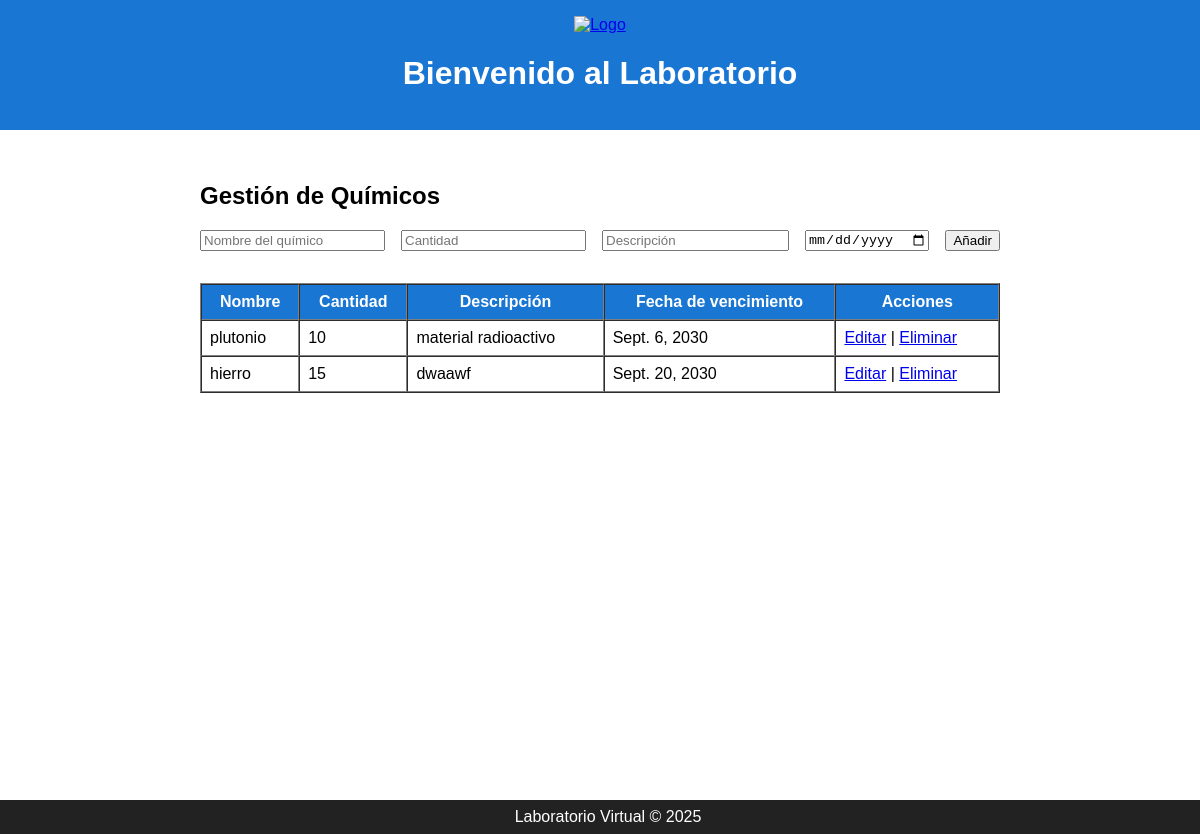
The page /materiales/ (signed in) on the database its author committed.
### core/models.py (models this page shows, shortened)
class Quimico(models.Model):
    nombre = models.CharField(max_length=100)
    cantidad = models.PositiveIntegerField()
    descripcion = models.TextField(blank=True)
    fecha_registro = models.DateTimeField(auto_now_add=True)
    fecha_vencimiento = models.DateField(null=True, blank=True)

### core/views.py (the view, shortened to what this page needs)
# urls.py: path('materiales/', views.materiales_view, name='materiales'),
@login_required
def materiales_view(request):
    if not hasattr(request.user, 'profile') or request.user.profile.role != 'aprendiz':
        return redirect('/')
    quimicos = Quimico.objects.all()
    return render(request, 'materiales.html', {'quimicos': quimicos})

### core/templates/materiales.html (shortened to what this page needs)
{% extends "base.html" %}
{% block content %}
<div style="max-width:800px;margin:auto;">
    <h2>Gestión de Químicos</h2>
    <form method="post" style="margin-bottom:2rem;">
        <div style="display:flex;gap:1rem;flex-wrap:wrap;">
            <input type="text" name="nombre" placeholder="Nombre del químico" required style="flex:2;">
            <input type="number" name="cantidad" placeholder="Cantidad" min="1" required style="flex:1;">
            <input type="text" name="descripcion" placeholder="Descripción" style="flex:3;">
            <input type="date" name="fecha_vencimiento" placeholder="Fecha de vencimiento" style="flex:2;">
            <button type="submit">Añadir</button>
        </div>
    </form>
    <table border="1" cellpadding="8" cellspacing="0" style="width:100%;background:#fff;">
        <thead style="background:#1976d2;color:#fff;">
            <tr>
                <th>Nombre</th>
                <th>Cantidad</th>
                <th>Descripción</th>
                <th>Fecha de vencimiento</th>
                <th>Acciones</th>
            </tr>
        </thead>
        <tbody>
            {% for quimico in quimicos %}
            <tr>
                <td>{{ quimico.nombre }}</td>
                <td>{{ quimico.cantidad }}</td>
                <td>{{ quimico.descripcion }}</td>
                <td>{% if quimico.fecha_vencimiento %}{{ quimico.fecha_vencimiento }}{% else %}-{% endif %}</td>
                <td>
                    <a href="{% url 'editar_quimico' quimico.id %}">Editar</a> |
                    <a href="{% url 'eliminar_quimico' quimico.id %}" onclick="return confirm('¿Eliminar este químico?');">Eliminar</a>
                </td>
            </tr>
            {% empty %}
            <tr><td colspan="5" style="text-align:center;">No hay químicos registrados.</td></tr>
            {% endfor %}
        </tbody>
    </table>
</div>
{% endblock %}

### core/templates/base.html (shortened to what this page needs)
<!DOCTYPE html>
<html lang="es">
<head>
</head>
<body>
    <header>
        <nav class="navbar navbar-expand-lg navbar-dark bg-primary">
            <div class="container-fluid">
                <a class="navbar-brand" href="{% url 'landing' %}">
                    <img src="/static/logo.png" alt="Logo" width="40" height="40" class="d-inline-block align-top">
                </a>
            </div>
        </nav>
        <h1>Bienvenido al Laboratorio</h1>
    </header>
    <main>
        {% block content %}{% endblock %}
    </main>
    <footer style="background: #222; color: #fff; padding: 0.5rem; text-align: center; position: fixed; width: 100%; bottom: 0;">
        Laboratorio Virtual &copy; 2025
    </footer>
</body>
</html>

### core/templates/base.html (style rules this page uses)
body { font-family: Arial, sans-serif; margin: 0; padding: 0; }
header { background: #1976d2; color: #fff; padding: 1rem; text-align: center; }
footer { background: #222; color: #fff; padding: 0.5rem; text-align: center; position: fixed; width: 100%; bottom: 0; }
main { padding: 2rem; min-height: 80vh; }

### rows shown on the page
Quimico: nombre "plutonio", cantidad "10", descripcion "material radioactivo", fecha_vencimiento "Sept. 6, 2030"
Quimico: nombre "hierro", cantidad "15", descripcion "dwaawf", fecha_vencimiento "Sept. 20, 2030"
